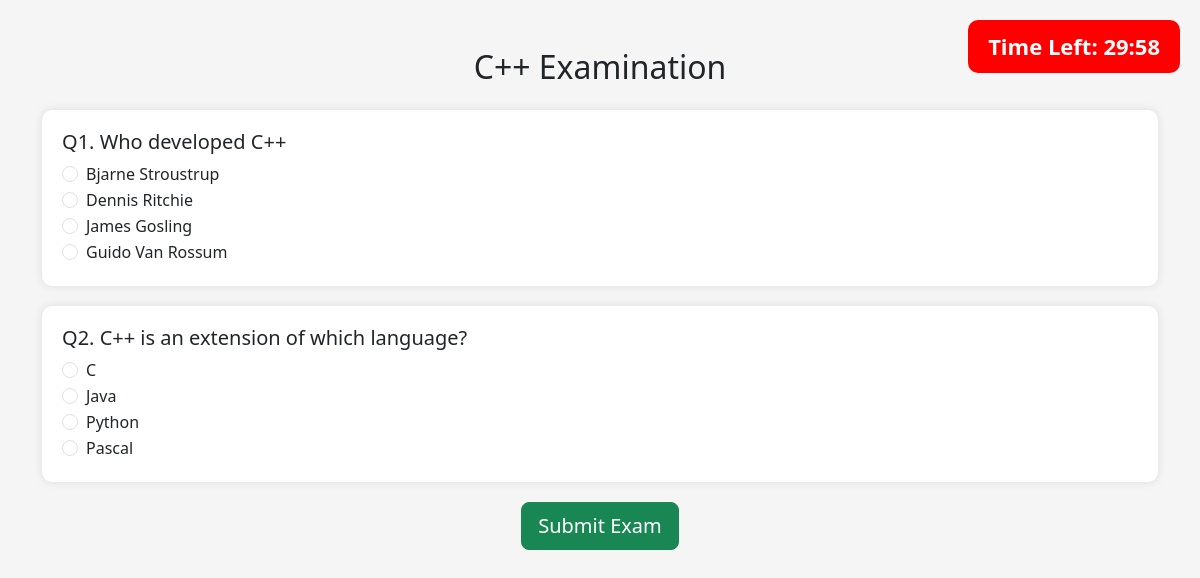
The app's page /exam/6/ with its own data.
### exam/models.py (models this page shows, shortened)
class Subject(models.Model):
    subject_name = models.CharField(max_length=100)

class Question(models.Model):
    subject = models.ForeignKey(Subject, on_delete=models.CASCADE)
    question = models.TextField()
    option1 = models.CharField(max_length=200)
    option2 = models.CharField(max_length=200)
    option3 = models.CharField(max_length=200)
    option4 = models.CharField(max_length=200)
    answer = models.CharField(max_length=200)

### exam/views.py (the view, shortened to what this page needs)
# urls.py: path('exam/<int:subject_id>/', views.subject_exam, name='subject_exam'),
def subject_exam(request, subject_id):
    subject = Subject.objects.get(id=subject_id)
    questions = Question.objects.filter(subject=subject)
    return render(request, "subject_exam.html", {
        "subject": subject,
        "questions": questions
    })

### templates/subject_exam.html (shortened to what this page needs)
<!DOCTYPE html>
<html>
<head>
    <link href="https://cdn.jsdelivr.net/npm/bootstrap@5.3.0/dist/css/bootstrap.min.css" rel="stylesheet">
</head>
<body>
    <div class="timer">
        Time Left:
        <span id="time">30:00</span>
    </div>
    <div class="container mt-5">
        <h2 class="text-center mb-4">
            {{ subject.subject_name }} Examination
        </h2>
        <form method="POST" id="examForm">
            {% for question in questions %}
            <div class="question-box">
                <h5>
                    Q{{ forloop.counter }}.
                    {{ question.question }}
                </h5>
                <div class="form-check">
                    <input class="form-check-input" type="radio" name="{{ question.id }}"
                        value="{{ question.option1 }}">
                    <label class="form-check-label">
                        {{ question.option1 }}
                    </label>
                </div>
                <div class="form-check">
                    <input class="form-check-input" type="radio" name="{{ question.id }}"
                        value="{{ question.option2 }}">
                    <label class="form-check-label">
                        {{ question.option2 }}
                    </label>
                </div>
                <div class="form-check">
                    <input class="form-check-input" type="radio" name="{{ question.id }}"
                        value="{{ question.option3 }}">
                    <label class="form-check-label">
                        {{ question.option3 }}
                    </label>
                </div>
                <div class="form-check">
                    <input class="form-check-input" type="radio" name="{{ question.id }}"
                        value="{{ question.option4 }}">
                    <label class="form-check-label">
                        {{ question.option4 }}
                    </label>
                </div>
            </div>
            {% endfor %}
            <div class="text-center mb-5">
                <button class="btn btn-success btn-lg">
                    Submit Exam
                </button>
            </div>
        </form>
    </div>
</body>
</html>

### templates/subject_exam.html (style rules this page uses)
body { background: #f5f5f5; }
.timer { position: fixed; top: 20px; right: 20px; background: red; color: white; padding: 10px 20px; border-radius: 10px; font-size: 22px; font-weight: bold; }
.question-box { background: white; padding: 20px; margin-bottom: 20px; border-radius: 10px; box-shadow: 0 0 10px rgba(0, 0, 0, 0.1); }

### records on screen
Subject: subject_name "C++"
Question: question "Who developed C++", option1 "Bjarne Stroustrup", option2 "Dennis Ritchie", option3 "James Gosling", option4 "Guido Van Rossum"
Question: question "C++ is an extension of which language?", option1 "C", option2 "Java", option3 "Python", option4 "Pascal"
